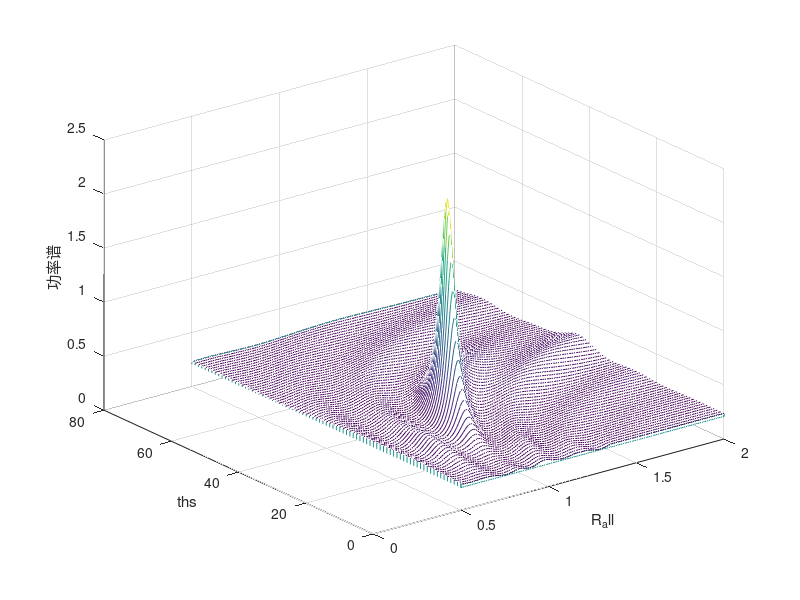

MATLAB code to generate this figure:
clc;
clear;
close all;
warning off;
addpath(genpath(pwd));
rng('default')

mic_position = [30,1];                       % 声源位置,极坐标形式
NUM_signal = 1;                             % 信号个数
NUM_zy     = 9;                             % 阵元个数，阵列以（0,0）为原点，沿着x轴正向移动
samples    = 1000;                          % 采集信号的数量
% theta      = [30];                          % 多目标信号的来波方向
A          = zeros(NUM_zy,NUM_signal);      % 目标方向的导向矢量，用于模拟真实信号
thetam     = zeros(1,NUM_signal);           % 角度转换器
c          = 340;
f          = 1000;
lamba      = c/f;  
r          = mic_position(2);
theta      = mic_position(1);
for m=1:NUM_zy
%     thetam(m) = theta(m)*pi/180;                                % 将角度转换为弧度制
    r_m_square = r.^2+((lamba/2)*(m-1)).^2-lamba*(m-1)*r*cosd(theta); 
    r_m        = sqrt(r_m_square);
    A(m)       = exp(j*2*pi*f*(r-r_m)/c);             % 其中一个有效信号的导向矢量
end 

Sn = randn(NUM_signal,samples)+j*randn(NUM_signal,samples);     % 模拟真实信号中的有效信号
Vn = randn(NUM_zy,samples)+j*randn(NUM_zy,samples);             % 模拟真是信号中的噪声信号
xt = A*Sn+Vn;                                                   % xt就是实际接收到的信号数据
Rjn = (xt*xt')/samples;                                         % 计算自身信号的自相关系数

%% mvdr算法
ths=0:1:80;
R_all = 0.5:0.01:2;
a=zeros(NUM_zy,1);
for k=1:length(ths)
    for jj =1:length(R_all)
        for i=1:NUM_zy
            r_m_square_2 = R_all(jj).^2+((lamba/2)*(i-1)).^2-lamba*(i-1)*R_all(jj)*cosd(ths(k)); 
            r_m_2        = sqrt(r_m_square_2);
            a(i)         = exp(j*2*pi*f*(R_all(jj)-r_m_2)/c);             % 其中一个有效信号的导向矢量
        end                      
          beam1(k,jj) = 1/(a'*inv(Rjn)*a);       % 根据mvdr得到的结论，进行功率谱的计算，得到最大值便是想要的来波角度    
    end
%     w = (inv(Rjn)*a)/((a')*inv(Rjn)*a);
%     baeam1(k) = norm(conj(w')*a);

end
beam1=abs(beam1);
% beam1=beam1/max(beam1);
% [V,I] = max(beam1);
% err=abs(ths(I)-theta)/theta;                               % 误差计算
% beam1 = 10*log10(beam1);

[X, Y] = meshgrid(R_all,ths);
% 绘制三维图形
waterfall(X, Y,beam1);          % 画出立体网状图
ylabel('ths');
xlabel('R_all');
zlabel('功率谱');
hold on;
